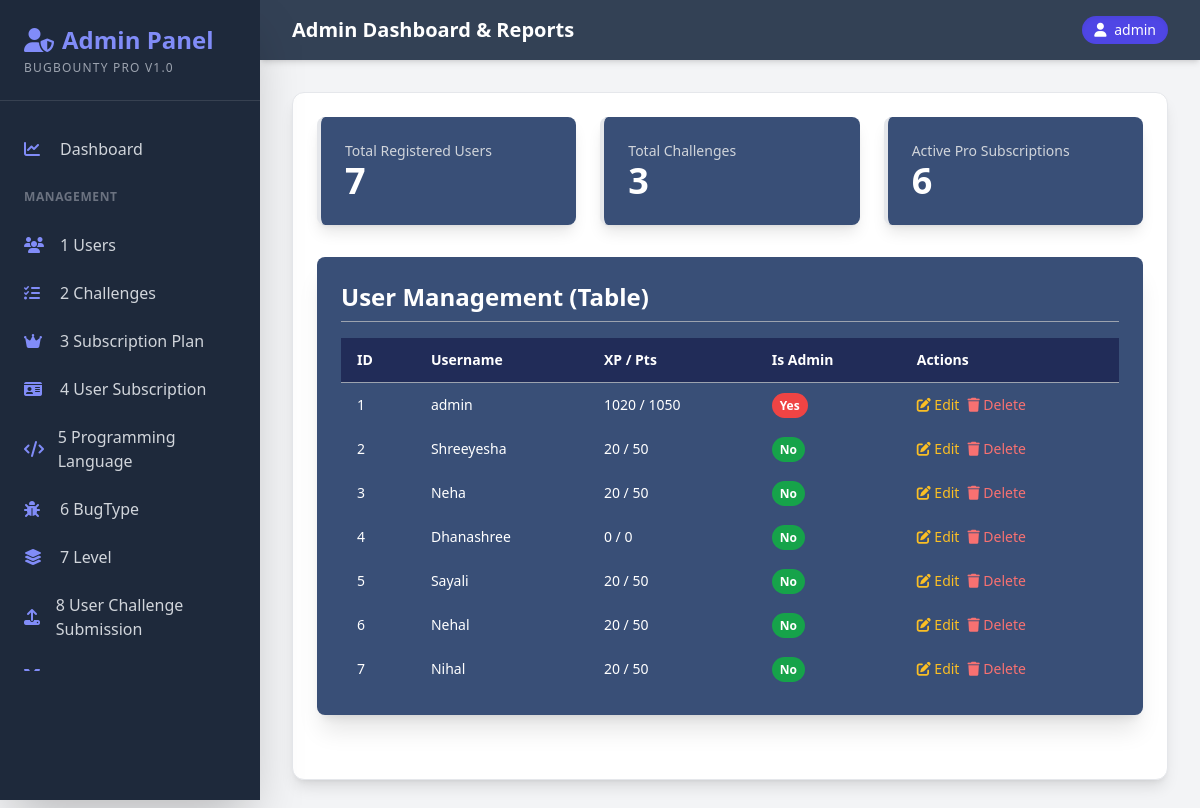
The page /admin/dashboard (signed in) on the database its author committed.
### app.py (models this page shows, shortened)
class User(UserMixin, db.Model):
    __tablename__ = 'users'
    user_id = db.Column(db.Integer, primary_key=True)
    username = db.Column(db.String(255), unique=True, nullable=False)
    email = db.Column(db.String(255), unique=True, nullable=False)
    password_hash = db.Column(db.String(255), nullable=False)
    points = db.Column(db.Integer, default=0, nullable=False)
    xp = db.Column(db.Integer, default=0, nullable=False)
    current_level_id = db.Column(db.Integer, db.ForeignKey('levels.level_id'), nullable=True)
    virtual_currency = db.Column(db.Integer, default=0, nullable=False)
    profile_picture_url = db.Column(db.String(255), nullable=True, default='/static/default_profile.png')
    registration_date = db.Column(db.DateTime, nullable=False, default=datetime.utcnow)
    has_active_subscription = db.Column(db.Boolean, nullable=True, default=False)
    is_admin = db.Column(db.Boolean, default=False) # 🔴 नवीन फील्ड जोडा Admin sathi🔴
    submissions = db.relationship('UserChallengeSubmission', backref='user', lazy='dynamic', foreign_keys='UserChallengeSubmission.user_id')
    badges_earned = db.relationship('UserBadge', backref='user', lazy='dynamic')

### app.py (the view)
@app.route('/admin/dashboard')
@login_required
@admin_required
def admin_dashboard():
    all_users = db.session.execute(db.select(User).order_by(User.user_id.asc())).scalars().all()
    all_challenges = db.session.execute(db.select(Challenge)).scalars().all()
    all_subs = db.session.execute(db.select(UserSubscription)).scalars().all()
    all_plans = db.session.execute(db.select(SubscriptionPlan)).scalars().all()
    return render_template('admin/admin_dashboard.html',
                           title='Admin Control Panel',
                           users=all_users,
                           challenges=all_challenges,
                           subscriptions=all_subs,
                           plans=all_plans)

### app.py (called while the page is built)
def admin_required(f):
    @wraps(f)
    def decorated_function(*args, **kwargs):
        if not current_user.is_authenticated or not current_user.is_admin:
            flash('Access denied: You must be an administrator.', 'danger')
            return redirect(url_for('home'))
        return f(*args, **kwargs)
    return decorated_function

@login_manager.user_loader
def load_user(user_id):
    return User.query.get(int(user_id))

### templates/Admin/admin_dashboard.html (shortened to what this page needs)
{% extends 'admin/admin_base.html' %}
{% block header_title %}Admin Dashboard & Reports{% endblock %}
{% block admin_content %}
<div class="grid grid-cols-1 md:grid-cols-3 gap-6 mb-8">
    <div class="card-bg-dark p-6 rounded-lg shadow-lg border-l-4 border-light-accent" style="background-color: #394f77;">
        <p class="text-sm text-gray-300">Total Registered Users</p>
        <h2 class="text-4xl font-extrabold text-white">{{ users|length }}</h2>
    </div>
    <div class="card-bg-dark p-6 rounded-lg shadow-lg border-l-4 border-light-accent" style="background-color: #394f77;">
        <p class="text-sm text-gray-300">Total Challenges</p>
        <h2 class="text-4xl font-extrabold text-white">{{ challenges|length }}</h2>
    </div>
    <div class="card-bg-dark p-6 rounded-lg shadow-lg border-l-4 border-light-accent" style="background-color: #394f77;">
        <p class="text-sm text-gray-300">Active Pro Subscriptions</p>
        <h2 class="text-4xl font-extrabold text-white">{{ subscriptions|selectattr('is_active')|list|length }}</h2>
    </div>
</div>
<div class="mb-10 p-6 rounded-lg shadow-xl" style="background-color: #394f77;">
    <h2 class="text-2xl font-bold text-white mb-4 border-b border-gray-400 pb-2">User Management (Table)</h2>
    <div class="overflow-x-auto">
        <table class="min-w-full divide-y divide-gray-400 text-sm">
            <thead style="background-color: #212c58;">
                <tr>
                    <th class="px-4 py-3 text-left text-white">ID</th>
                    <th class="px-4 py-3 text-left text-white">Username</th>
                    <th class="px-4 py-3 text-left text-white">XP / Pts</th>
                    <th class="px-4 py-3 text-left text-white">Is Admin</th>
                    <th class="px-4 py-3 text-left text-white">Actions</th>
                </tr>
            </thead>
            <tbody style="background-color: #394f77;">
                {% for user in users %}
                <tr class="hover:bg-gray-700" style="color: white;">
                    <td class="px-4 py-3">{{ user.user_id }}</td>
                    <td class="px-4 py-3">{{ user.username }}</td>
                    <td class="px-4 py-3">{{ user.xp }} / {{ user.points }}</td>
                    <td class="px-4 py-3">
                         <span class="px-2 py-1 rounded-full text-xs font-semibold
                            {% if user.is_admin %}bg-red-500 text-white{% else %}bg-green-600 text-white{% endif %}">
                            {{ 'Yes' if user.is_admin else 'No' }}
                        </span>
                    </td>
                    <td class="px-4 py-3 flex space-x-2">
                        <button onclick="editUser({{ user.user_id }})" class="text-amber-400 hover:text-amber-300"><i class="fas fa-edit"></i> Edit</button>
                        <button onclick="deleteUser({{ user.user_id }})" class="text-red-400 hover:text-red-300"><i class="fas fa-trash"></i> Delete</button>
                    </td>
                </tr>
                {% endfor %}
            </tbody>
        </table>
    </div>
</div>
{% endblock %}

### templates/Admin/admin_base.html (shortened to what this page needs)
<!DOCTYPE html>
<html lang="en">
<head>
    <script src="https://cdn.tailwindcss.com"></script>
    <link rel="stylesheet" href="https://cdnjs.cloudflare.com/ajax/libs/font-awesome/6.4.0/css/all.min.css">
</head>
<body class="bg-gray-100 text-gray-800">
    <div class="flex">
        <aside class="sidebar text-white shadow-2xl">
            <div class="p-6 border-b border-gray-700">
                <h2 class="text-2xl font-bold text-indigo-400 flex items-center">
                    <i class="fas fa-user-shield mr-2"></i> Admin Panel
                </h2>
                <p class="text-xs text-gray-400 mt-1 uppercase tracking-widest">BugBounty Pro v1.0</p>
            </div>
            <nav class="mt-6">
                <a href="{{ url_for('admin_dashboard') }}" class="nav-link flex items-center py-3 px-6 text-gray-300 transition hover:text-white">
                    <i class="fas fa-chart-line w-6 text-indigo-400"></i>
                    <span class="ml-3">Dashboard</span>
                </a>
                <div class="px-6 py-4 text-xs font-semibold text-gray-500 uppercase tracking-wider">Management</div>
                <div class="custom-sidebar-scroll overflow-y-auto" style="max-height: 450px;">
                    <a href="{{ url_for('admin_manage_data', model_name='User') }}" class="nav-link flex items-center py-3 px-6 text-gray-300 transition hover:text-white">
                        <i class="fas fa-users w-6 text-indigo-400"></i>
                        <span class="ml-3">1 Users</span>
                    </a>
                    <a href="{{ url_for('admin_manage_data', model_name='Challenge') }}" class="nav-link flex items-center py-3 px-6 text-gray-300 transition hover:text-white">
                        <i class="fas fa-tasks w-6 text-indigo-400"></i>
                        <span class="ml-3">2 Challenges</span>
                    </a>
                    <a href="{{ url_for('admin_manage_data', model_name='SubscriptionPlan') }}" class="nav-link flex items-center py-3 px-6 text-gray-300 transition hover:text-white">
                        <i class="fas fa-crown w-6 text-indigo-400"></i>
                        <span class="ml-3">3 Subscription Plan</span>
                    </a>
                    <a href="{{ url_for('admin_manage_data', model_name='UserSubscription') }}" class="nav-link flex items-center py-3 px-6 text-gray-300 transition hover:text-white">
                        <i class="fas fa-id-card w-6 text-indigo-400"></i>
                        <span class="ml-3">4 User Subscription</span>
                    </a>
                        <a href="{{ url_for('admin_manage_data', model_name='ProgrammingLanguage') }}" class="nav-link flex items-center py-3 px-6 text-gray-300 transition hover:text-white">
                        <i class="fas fa-code w-6 text-indigo-400"></i>
                        <span class="ml-3">5 Programming Language</span>
                    </a>
                    <a href="{{ url_for('admin_manage_data', model_name='BugType') }}" class="nav-link flex items-center py-3 px-6 text-gray-300 transition hover:text-white">
                        <i class="fas fa-bug w-6 text-indigo-400"></i>
                        <span class="ml-3">6 BugType</span>
                    </a>
                    <a href="{{ url_for('admin_manage_data', model_name='Level') }}" class="nav-link flex items-center py-3 px-6 text-gray-300 transition hover:text-white">
                        <i class="fas fa-layer-group w-6 text-indigo-400"></i>
                        <span class="ml-3">7 Level</span>
                    </a>
                    <a href="{{ url_for('admin_manage_data', model_name='UserChallengeSubmission') }}" class="nav-link flex items-center py-3 px-6 text-gray-300 transition hover:text-white">
                        <i class="fas fa-upload w-6 text-indigo-400"></i>
                        <span class="ml-3">8 User Challenge Submission</span>
                    </a>
                    <a href="{{ url_for('admin_manage_data', model_name='Badge') }}" class="nav-link flex items-center py-3 px-6 text-gray-300 transition hover:text-white">
                        <i class="fas fa-medal w-6 text-indigo-400"></i>
                        <span class="ml-3">9 Badge</span>
                    </a>
                </div>
            </nav>
        </aside>
        <div class="main-content">
            <header class="admin-nav text-white shadow-md py-4 px-8 flex justify-between items-center sticky top-0 z-10">
                <h1 class="text-xl font-semibold">
                    {% block header_title %}Admin Control Center{% endblock %}
                </h1>
                <div class="flex items-center space-x-4">
                    <span class="text-sm bg-indigo-600 px-3 py-1 rounded-full shadow-inner">
                        <i class="fas fa-user mr-1"></i> {{ current_user.username }}
                    </span>
                </div>
            </header>
            <main class="p-8">
                <div class="bg-white p-6 rounded-xl shadow-lg border border-gray-200">
                    {% block admin_content %}{% endblock %}
                </div>
            </main>
        </div>
    </div>
</body>
</html>

### templates/Admin/admin_base.html (style rules this page uses)
body { font-family: 'Segoe UI', Tahoma, Geneva, Verdana, sans-serif; overflow-x: hidden; }
.sidebar { background-color: #1e293b; min-height: 100vh; width: 260px; position: fixed; top: 0; left: 0; transition: all 0.3s; z-index: 20; }
.main-content { margin-left: 260px; width: calc(100% - 260px); min-height: 100vh; display: flex; flex-direction: column; }
.admin-nav { background-color: #334155; }

### rows shown on the page
User: username "admin", user_id "1", xp "1020", points "1050", is_admin "Yes"
User: user_id "2", username "Shreeyesha", xp "20", points "50", is_admin "No"
User: user_id "3", username "Neha", xp "20", points "50", is_admin "No"
User: user_id "4", username "Dhanashree", xp "0", points "0", is_admin "No"
User: user_id "5", username "Sayali", xp "20", points "50", is_admin "No"
User: user_id "6", username "Nehal", xp "20", points "50", is_admin "No"
User: user_id "7", username "Nihal", xp "20", points "50", is_admin "No"

### other values the page prints
{{ users|length }} "7"
{{ challenges|length }} "3"
{{ subscriptions|selectattr('is_active')|list|length }} "6"
